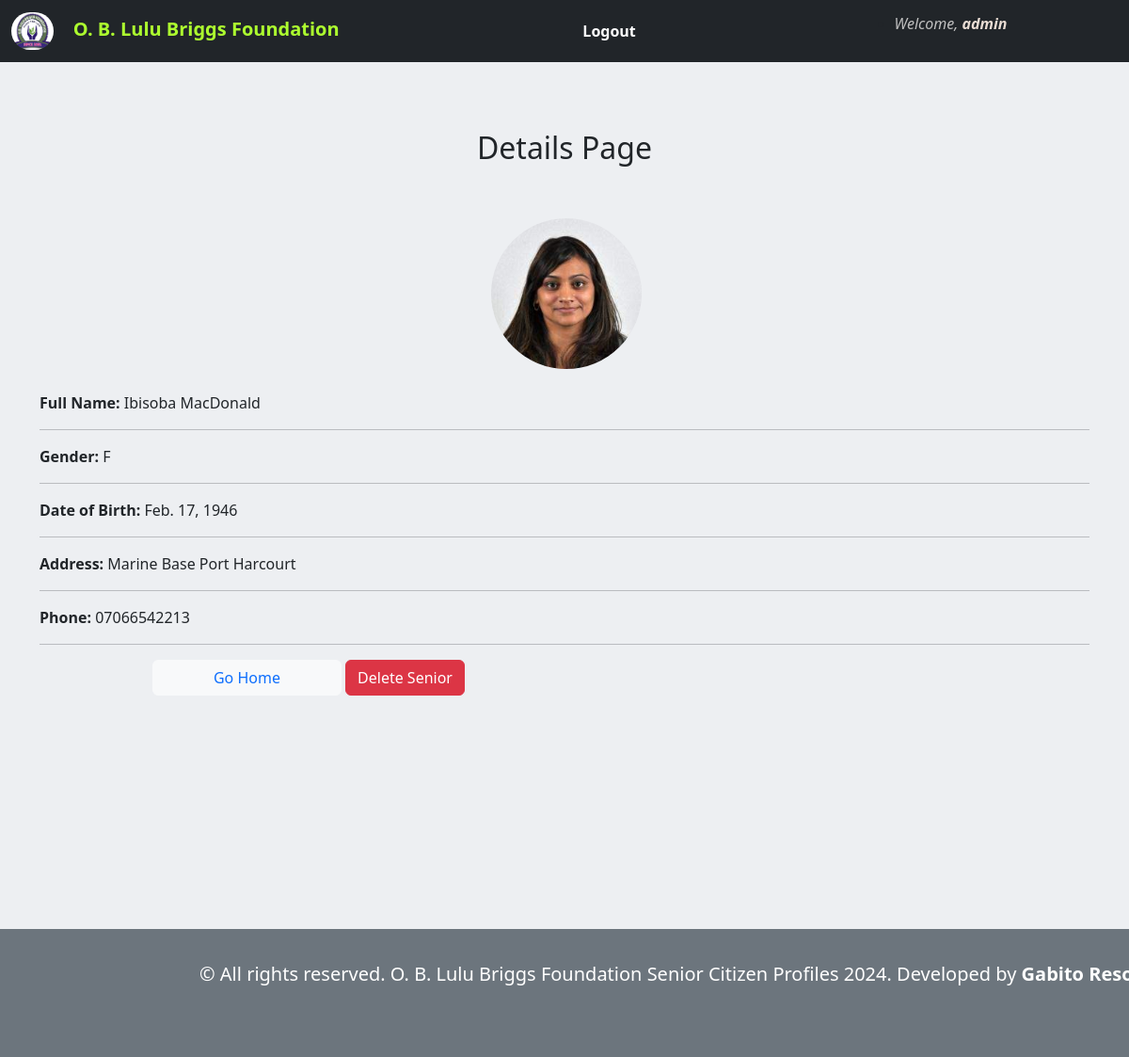
/senior/ibisoba-macdonald/ (signed in), run on the app's committed database.
### senior_data/models.py (models this page shows, shortened)
class Senior(models.Model):
    GENDER_CHOICES = [
        ('M', 'Male'),
        ('F', 'Female'),
    ]
    image = models.ImageField(upload_to="profile_pics", default="img.png")
    user = models.ForeignKey(User, on_delete=models.CASCADE)
    full_name = models.CharField(max_length=200)
    gender = models.CharField(max_length=1, choices=GENDER_CHOICES, default="M")
    dob = models.DateField(default='2000-01-01')
    address = models.CharField(max_length=300, default="Creek Road")
    phone = models.CharField(max_length=15, default="8099765654")
    updated = models.DateTimeField(auto_now=True)
    slug = models.SlugField(max_length=100, unique=True)
    class Meta:
        ordering = ["-updated"]

### senior_data/views.py (the view)
# urls.py: path('senior/<slug:slug>/', SeniorDetailView.as_view(), name='senior-detail'),
class SeniorDetailView(LoginRequiredMixin, DetailView):
    model = Senior
    login_url = reverse_lazy('login')
    template_name = "senior_data/senior-detail.html"
    context_object_name = "senior_detail"

### templates/senior_data/senior-detail.html (shortened to what this page needs)
{% extends 'senior_data/base.html' %}
{% block content %}
<body style="background-color: rgb(237, 239, 242);">
<br><br>
<div class="container mt-4">
    <h2 style="text-align: center;">Details Page</h2><br>
    <span>
        <img class="img-fluid mt-4" src="{{ senior_detail.image.url }}" alt="card image cap" style="width: 10em; border-radius: 6em; height: 10em; margin-left: 30em;"/><br><br>
        <b>Full Name:</b> {{ senior_detail.full_name }}<hr>
        <b>Gender:</b> {{ senior_detail.gender }}<hr>
        <b>Date of Birth:</b> {{ senior_detail.dob }}<hr>
        <b>Address:</b> {{ senior_detail.address }}<hr>
        <b>Phone:</b> {{ senior_detail.phone }}<hr>
    </span>
    <button class="btn btn-light"  style="margin-left: 7.5em; width:18%;"><a href="{% url 'index' %}" style="text-decoration: none;" class="link">Go Home</a></button>
    <form method="POST" action="{% url 'delete_senior' senior_detail.pk %}" style="display:inline;">
        <button type="button" onclick="showDeleteModal();" class="btn btn-danger">Delete Senior</button>
    </form>
</div>
<br><br><br><br>
<br><br><br><br><br><br>
<br><br><br><br><br><br>
</body>
{% endblock %}

### templates/senior_data/base.html (shortened to what this page needs)
{% load static %}
<!doctype html>
<html lang="en">
  <head>
    <link href="https://cdn.jsdelivr.net/npm/bootstrap@5.3.3/dist/css/bootstrap.min.css" rel="stylesheet">
  </head>
  <body>
    <nav class="navbar bg-dark" data-bs-theme="dark">
        <div class="container-fluid">
          <a class="navbar-brand" href="{% url 'index' %}"><b style="color: greenyellow"><img src="{% static 'img/oblbf_logo.png' %}" style="width: 45px; height: 40px; border-radius: 2em;">&nbsp &nbsp O. B. Lulu Briggs Foundation</b></a>
            {% if request.user.is_authenticated %}
              <b><a href="{% url 'logout' %}" style="text-decoration: none; color: white">Logout</a></b>
            {% else %}
              <b><a href="{% url 'signup' %}" style="text-decoration: none; color: white">Register</a></b>
              <b><a href="{% url 'login' %}" style="text-decoration: none; color: white">Login</a></b>
            {% endif %}
          <div  style="margin-right: 10%;">
            <ul>
              <li>
                {% if user.is_authenticated %}
                  <i class="user" style="color: silver;">Welcome, <strong  style="color:rgb(234, 221, 212);">{{ user.username }}</strong></i>
                {% endif %}
              </li>
            </ul>
          </div>
        </div>
      </nav>
      {% block content %}
      {% endblock %}
      <nav class="navbar fixed-bottom text-dark bg-secondary">
        <div class="container-fluid">
          <a class="navbar-brand" href="#" style="color: white; margin-left: 10em; margin-top: 1em; margin-bottom: 3em; text-align:center;">&copy All rights reserved. O. B. Lulu Briggs Foundation Senior Citizen Profiles 2024. Developed by <strong>Gabito Resources.</strong></a>
        </div>
      </nav>
</body>
</html>

### data on the page
Senior: image (picture), full_name "Ibisoba MacDonald", gender "F", dob "Feb. 17, 1946", address "Marine Base Port Harcourt", phone "07066542213"

### other printed values
{{ user.username }} "admin"
